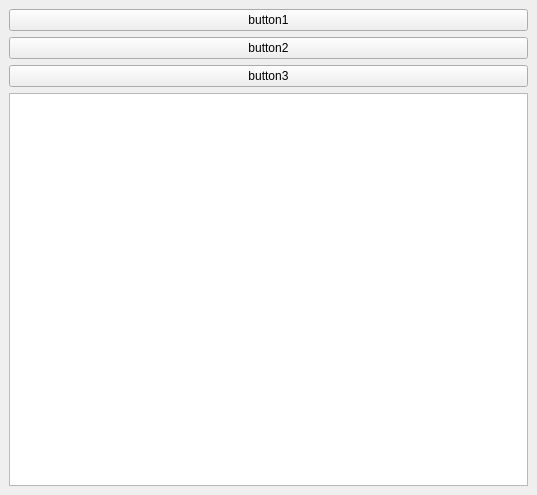
<?xml version="1.0" encoding="UTF-8"?>
<ui version="4.0">
 <class>MainWindow</class>
 <widget class="QMainWindow" name="MainWindow">
  <property name="geometry">
   <rect>
    <x>0</x>
    <y>0</y>
    <width>537</width>
    <height>495</height>
   </rect>
  </property>
  <property name="windowTitle">
   <string>MainWindow</string>
  </property>
  <widget class="QWidget" name="centralwidget">
   <layout class="QVBoxLayout" name="verticalLayout">
    <item>
     <widget class="QPushButton" name="pushButton">
      <property name="text">
       <string>button1</string>
      </property>
     </widget>
    </item>
    <item>
     <widget class="QPushButton" name="pushButton_3">
      <property name="text">
       <string>button2</string>
      </property>
     </widget>
    </item>
    <item>
     <widget class="QPushButton" name="pushButton_2">
      <property name="text">
       <string>button3</string>
      </property>
     </widget>
    </item>
    <item>
     <widget class="QTableView" name="tableView"/>
    </item>
   </layout>
  </widget>
 </widget>
 <resources/>
 <connections/>
</ui>
